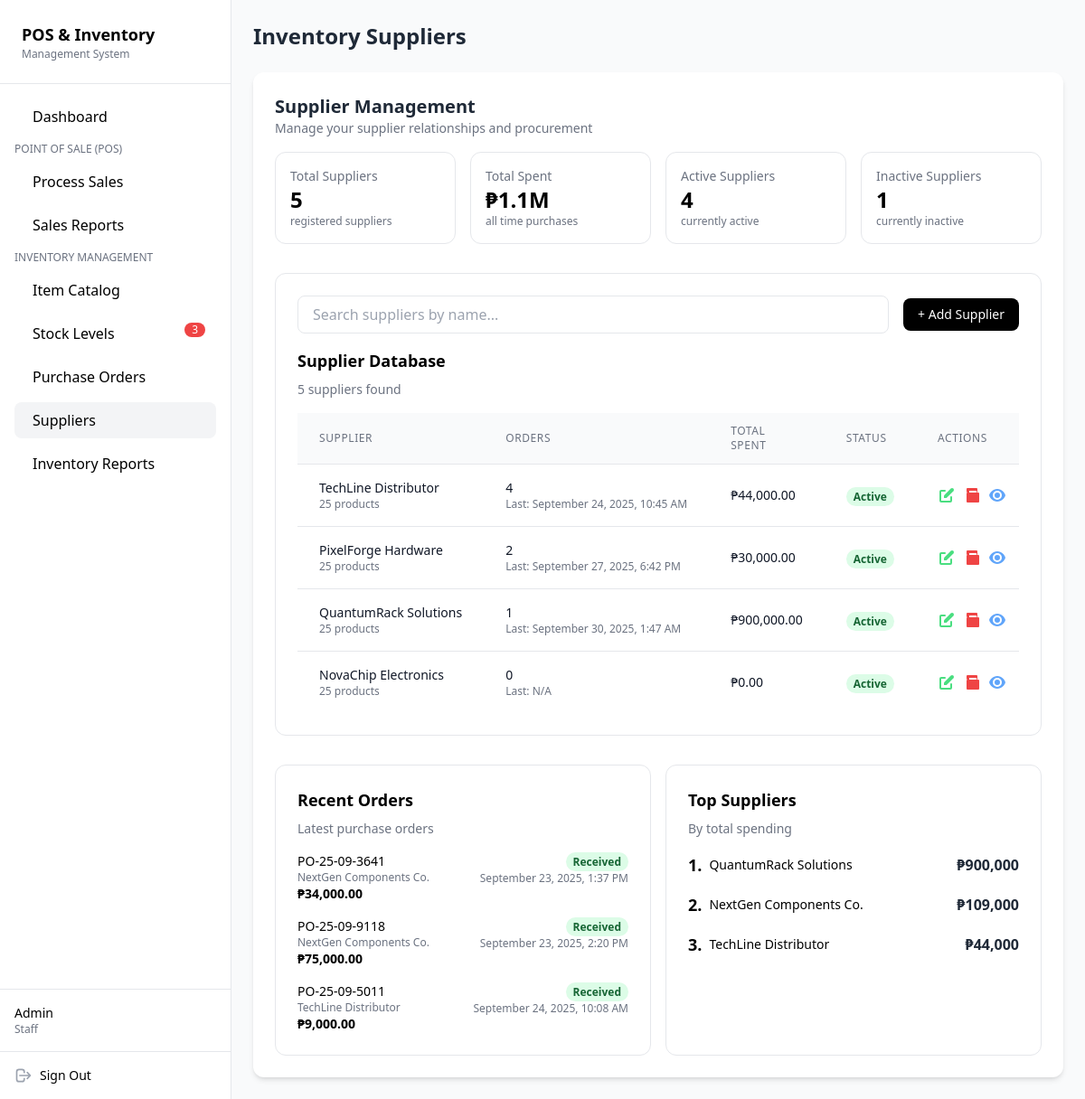
/suppliers.php (signed in), run on the app's committed database.
### tables this page shows
CREATE TABLE `suppliers` (
  `supplier_id` int(11) NOT NULL,
  `supplier_name` varchar(100) NOT NULL,
  `contact_number` varchar(20) DEFAULT NULL,
  `email` varchar(100) DEFAULT NULL,
  `status` tinyint(1) DEFAULT 1
);

CREATE TABLE `purchase_orders` (
  `purchase_order_id` int(11) NOT NULL,
  `po_number` varchar(80) NOT NULL,
  `supplier_id` int(11) NOT NULL,
  `grand_total` decimal(10,2) DEFAULT 0.00,
  `status` enum('Ordered','Received','Cancelled') DEFAULT 'Ordered',
  `date` datetime DEFAULT current_timestamp(),
  `created_by` int(11) NOT NULL,
  `is_active` tinyint(1) NOT NULL DEFAULT 1
);

### database/database.php (called while the page is built, shortened)
<?php
class Database
{
    private $serverName = ("mysql:host=localhost;dbname=computer_store");
    private $userName = ("root");
    private $userPass = ("");
    private $fetchDefault = array(PDO::ATTR_DEFAULT_FETCH_MODE => PDO::FETCH_ASSOC);
    public function conn()
    {
        try {
            $this->conn = new PDO($this->serverName, $this->userName, $this->userPass, $this->fetchDefault);
            return $this->conn;
        } catch (PDOException $e) {
            echo "Error : " . $e->getMessage();
            exit;
        }
    }
    public function select_suppliers()
    {
        $sql = $this->conn()->prepare("
        SELECT
            s.*,
            COUNT(po.purchase_order_id) AS order_count,
            COALESCE(SUM(CASE WHEN po.status = 'Received' THEN po.grand_total ELSE 0 END), 0) AS total_spent,
            MAX(po.date) AS last_order_date
        FROM suppliers s
        LEFT JOIN purchase_orders po ON s.supplier_id = po.supplier_id
        GROUP BY s.supplier_id
    ");
        $sql->execute();
        $suppliers = $sql->fetchAll(PDO::FETCH_ASSOC);
        return $suppliers;
    }
    public function select_purchase_orders()
    {
        $sql = $this->conn()->prepare("
            SELECT
                po.*,
                s.supplier_name
            FROM
                purchase_orders po
            JOIN
                suppliers s ON po.supplier_id = s.supplier_id
        ");
        $sql->execute();
        $purchase_orders = $sql->fetchAll();
        return $purchase_orders;
    }
}
$database = new Database();

### suppliers.php (the view, shortened to what this page needs)
<?php
include "database/database.php";
$database->login_session();
$database->create_supplier();
$database->update_supplier();
$database->archive_supplier();
$suppliers = $database->select_suppliers();
$purchase_orders = $database->select_purchase_orders();
?>
<!DOCTYPE html>
<html lang="en">
<head>
  <script src="https://cdn.tailwindcss.com"></script>
</head>
<body class="bg-gray-50 flex">
  <aside class="sticky top-0 w-64 h-screen bg-white border-r flex flex-col">
    <div class="p-6 border-b">
      <h1 class="text-lg font-bold">POS & Inventory</h1>
      <p class="text-xs text-gray-500">Management System</p>
    </div>
    <nav class="flex-1 p-4 space-y-2">
      <a href="dashboard.php" class="flex items-center px-3 py-2 rounded-lg hover:bg-gray-100">
        <span class="ml-2">Dashboard</span>
      </a>
      <p class="text-xs uppercase text-gray-500 mt-4 mb-2">Point of Sale (POS)</p>
      <a href="process_sales.php" class="flex items-center px-3 py-2 rounded-lg hover:bg-gray-100">
        <span class="ml-2">Process Sales</span>
      </a>
      <a href="sales_report.php" class="flex items-center px-3 py-2 rounded-lg hover:bg-gray-100">
        <span class="ml-2">Sales Reports</span>
      </a>
      <p class="text-xs uppercase text-gray-500 mt-4 mb-2">Inventory Management</p>
      <a href="item_catalog.php" class="flex items-center px-3 py-2 rounded-lg hover:bg-gray-100">
        <span class="ml-2">Item Catalog</span>
      </a>
      <a href="stock_levels.php" class="flex items-center px-3 py-2 rounded-lg hover:bg-gray-100 relative">
        <span class="ml-2">Stock Levels</span>
        <span class="absolute right-3 top-2 text-xs bg-red-500 text-white rounded-full px-2">3</span>
      </a>
      <a href="purchase_orders.php" class="flex items-center px-3 py-2 rounded-lg hover:bg-gray-100">
        <span class="ml-2">Purchase Orders</span>
      </a>
      <a href="suppliers.php" class="flex items-center px-3 py-2 rounded-lg bg-gray-100 font-medium">
        <span class="ml-2">Suppliers</span>
      </a>
      <a href="inventory_reports.php" class="flex items-center px-3 py-2 rounded-lg hover:bg-gray-100">
        <span class="ml-2">Inventory Reports</span>
      </a>
    </nav>
    <div class="p-4 border-t">
      <?php
      $role = ucfirst($_SESSION['user-role']);
      $username = $_SESSION['login-success'];
      echo "
        <p class='text-sm font-medium'>{$username}</p>
        <p class='text-xs text-gray-500'>{$role}</p>
      ";
      ?>
    </div>
    <div class="p-4 border-t flex items-center justify-between">
      <div class="flex items-center space-x-2">
        <svg xmlns="http://www.w3.org/2000/svg" class="h-5 w-5 text-gray-400" fill="none" viewBox="0 0 24 24"
          stroke="currentColor">
          <path stroke-linecap="round" stroke-linejoin="round" stroke-width="2"
            d="M17 16l4-4m0 0l-4-4m4 4H7m6 4v1a3 3 0 01-3 3H6a3 3 0 01-3-3V7a3 3 0 013-3h4a3 3 0 013 3v1" />
        </svg>
        <a href="logout.php" class="text-sm font-medium">Sign Out</a>
      </div>
    </div>
  </aside>
  <main class="flex-1 p-6">
    <header class="mb-6">
      <h2 class="text-2xl font-bold text-gray-800">Inventory Suppliers</h2>
    </header>
    <section class="bg-white rounded-xl shadow-md p-6">
      <div class="flex items-center justify-between mb-4">
        <div>
          <h3 class="text-xl font-bold text-gray-800">Supplier Management</h3>
          <p class="text-sm text-gray-500">Manage your supplier relationships and procurement</p>
        </div>
      </div>
      <div class="grid grid-cols-1 sm:grid-cols-2 lg:grid-cols-4 gap-4 mb-8">
        <div class="bg-white border rounded-xl p-4 flex items-center justify-between">
          <div>
            <p class="text-sm text-gray-500">Total Suppliers</p>
            <h4 class="text-2xl font-bold"><?php echo count($suppliers) ?></h4>
            <p class="text-xs text-gray-500">registered suppliers</p>
          </div>
        </div>
        <div class="bg-white border rounded-xl p-4 flex items-center justify-between">
          <div>
            <?php
            $grandTotal = array_sum(array_column($suppliers, 'total_spent'));
            ?>
            <?php
            function formatCompactCurrency($number)
            {
              if ($number >= 1_000_000_000) {
                return '₱' . round($number / 1_000_000_000, 1) . 'B';
              } elseif ($number >= 1_000_000) {
                return '₱' . round($number / 1_000_000, 1) . 'M';
              } elseif ($number >= 1_000) {
                return '₱' . round($number / 1_000, 1) . 'k';
              } else {
                return '₱' . number_format($number, 0);
              }
            }
            ?>
            <p class="text-sm text-gray-500">Total Spent</p>
            <h4 class="text-2xl font-bold"><?= formatCompactCurrency($grandTotal) ?></h4>
            <p class="text-xs text-gray-500">all time purchases</p>
          </div>
        </div>
        <div class="bg-white border rounded-xl p-4 flex items-center justify-between">
          <div>
            <?php
            $active_count = count(array_filter($suppliers, fn($sp) => $sp['status'] == 1));
            $inactive_count = count(array_filter($suppliers, fn($sp) => $sp['status'] == 0));
            ?>
            <p class="text-sm text-gray-500">Active Suppliers</p>
            <h4 class="text-2xl font-bold"><?= $active_count; ?></h4>
            <p class="text-xs text-gray-500">currently active</p>
          </div>
        </div>
        <div class="bg-white border rounded-xl p-4 flex items-center justify-between">
          <div>
            <p class="text-sm text-gray-500">Inactive Suppliers</p>
            <h4 class="text-2xl font-bold"><?= $inactive_count ?></h4>
            <p class="text-xs text-gray-500">currently inactive</p>
          </div>
        </div>
      </div>
      <div class="grid grid-cols-1 gap-4">
        <div class="bg-white border rounded-xl p-6">
          <div class="flex items-center justify-between mb-4">
            <div class="flex items-center space-x-4 flex-grow">
              <input type="text" id="searchInput" placeholder="Search suppliers by name..."
                class="flex-1 px-4 py-2 border rounded-lg focus:outline-none">
            </div>
            <button id="openAddSupplierModal"
              class="px-4 py-2 text-sm bg-black text-white rounded-lg hover:bg-gray-800 ml-4">
              + Add Supplier
            </button>
          </div>
          <h4 class="text-lg font-semibold mb-2">Supplier Database</h4>
          <p class="text-sm text-gray-500 mb-4"><?= count($suppliers) ?> suppliers found</p>
          <div class="overflow-x-auto">
            <table class="min-w-full divide-y divide-gray-200">
              <thead class="bg-gray-50">
                <tr>
                  <th scope="col"
                    class="px-6 py-3 text-left text-xs font-medium text-gray-500 uppercase tracking-wider">Supplier</th>
                  <th scope="col"
                    class="px-6 py-3 text-left text-xs font-medium text-gray-500 uppercase tracking-wider">Orders</th>
                  <th scope="col"
                    class="px-6 py-3 text-left text-xs font-medium text-gray-500 uppercase tracking-wider">Total Spent
                  </th>
                  <th scope="col"
                    class="px-6 py-3 text-left text-xs font-medium text-gray-500 uppercase tracking-wider">Status</th>
                  <th scope="col"
                    class="px-6 py-3 text-left text-xs font-medium text-gray-500 uppercase tracking-wider">Actions</th>
                </tr>
              </thead>
              <tbody class="bg-white divide-y divide-gray-200">
                <?php foreach ($suppliers as $sp): ?>
                <?php if($sp['status'] === 0) continue; ?>
                  <tr>
                    <td class="px-6 py-4 whitespace-nowrap">
                      <p class="text-sm font-medium text-gray-900"><?= $sp['supplier_name']; ?></p>
                      <p class="text-xs text-gray-500">25 products</p>
                    </td>
                    <td class="px-6 py-4 whitespace-nowrap text-sm text-gray-500">
                      <p class="text-gray-900 font-medium"><?= $sp['order_count'] ?></p>
                      <p class="text-xs">
                        Last:
                        <?= $sp['last_order_date'] ? date('F j, Y, g:i A', strtotime($sp['last_order_date'])) : 'N/A' ?>
                      </p>
                    </td>
                    <td class="px-6 py-4 whitespace-nowrap text-sm text-gray-500">
                      <p class="text-gray-900 font-medium">₱<?= number_format($sp['total_spent'], 2) ?></p>
                    </td>
                    <?php if ($sp['status'] == 1): ?>
                      <td class="px-6 py-4 whitespace-nowrap">
                        <span class="status-label bg-green-100 text-green-800">Active</span>
                      </td>
                    <?php elseif ($sp['status'] == 0): ?>
                      <td class="px-6 py-4 whitespace-nowrap">
                        <span class="status-label bg-red-100 text-red-800">Inactive</span>
                      </td>
                    <?php else: ?>
                      <td class="px-6 py-4 whitespace-nowrap">
                        <span class="status-label bg-red-100 text-red-800">Error</span>
                      </td>
                    <?php endif; ?>
                    <td class="px-6 py-4 whitespace-nowrap text-sm font-medium">
                      <div class="flex space-x-2">
                        <button class="text-green-400 hover:text-green-600 openEditSupplierModal"
                          data-id="<?= $sp['supplier_id'] ?>" data-name="<?= htmlspecialchars($sp['supplier_name']) ?>"
                          data-contact="<?= htmlspecialchars($sp['contact_number']) ?>"
                          data-email="<?= htmlspecialchars($sp['email']) ?>" data-status="<?= $sp['status'] ?>">
                        </button>
                        <button class="text-red-500 hover:text-red-700 openArchiveSupplierModal"
                          data-id="<?= $sp['supplier_id'] ?>" data-name="<?= htmlspecialchars($sp['supplier_name']) ?>"
                          title="Archive Supplier">
                          <svg xmlns="http://www.w3.org/2000/svg" class="h-5 w-5" viewBox="0 0 20 20" fill="currentColor">
                            <path fill-rule="evenodd"
                              d="M4 3a1 1 0 011-1h10a1 1 0 011 1v3a1 1 0 01-1 1H5a1 1 0 01-1-1V3zm3 4h10a1 1 0 011 1v9a1 1 0 01-1 1H5a1 1 0 01-1-1V8a1 1 0 011-1h10V5H7v3z"
                              clip-rule="evenodd" />
                          </svg>
                        </button>
                        <button class="text-blue-400 hover:text-blue-600 openViewSupplierModal"
                          data-id="<?= $sp['supplier_id'] ?>" data-name="<?= htmlspecialchars($sp['supplier_name']) ?>"
                          data-contact="<?= htmlspecialchars($sp['contact_number']) ?>"
                          data-email="<?= htmlspecialchars($sp['email']) ?>" data-status="<?= $sp['status'] ?>">
                          <svg xmlns="http://www.w3.org/2000/svg" class="h-5 w-5" viewBox="0 0 20 20" fill="currentColor">
                            <path
                              d="M10 3C5 3 1.73 7.11 1.05 10c.68 2.89 3.95 7 8.95 7s8.27-4.11 8.95-7c-.68-2.89-3.95-7-8.95-7zM10 15a5 5 0 110-10 5 5 0 010 10zm0-2a3 3 0 100-6 3 3 0 000 6z" />
                          </svg>
                        </button>
                      </div>
                    </td>
                  </tr>
                <?php endforeach; ?>
              </tbody>
            </table>
          </div>
        </div>
        <div class="grid grid-cols-1 md:grid-cols-2 gap-4 mt-4">
          <?php
          $recentOrders = array_filter($purchase_orders, function ($po) {
            return in_array($po['status'], ['Received', 'Ordered']);
          });
          $recentOrders = array_slice($recentOrders, 0, 3);
          ?>
          <div class="bg-white border rounded-xl p-6">
            <h4 class="text-lg font-semibold mb-2">Recent Orders</h4>
            <p class="text-sm text-gray-500 mb-4">Latest purchase orders</p>
            <ul class="space-y-4 text-sm">
              <?php foreach ($recentOrders as $po): ?>
                <li class="flex justify-between items-start">
                  <div>
                    <p class="font-medium"><?= htmlspecialchars($po['po_number']); ?></p>
                    <p class="text-xs text-gray-500"><?= htmlspecialchars($po['supplier_name']); ?></p>
                    <p class="font-bold">₱<?= number_format($po['grand_total'], 2); ?></p>
                  </div>
                  <div class="text-right">
                    <?php if ($po['status'] === 'Received'): ?>
                      <span class="status-label bg-green-100 text-green-800"><?= $po['status']; ?></span>
                    <?php elseif ($po['status'] === 'Ordered'): ?>
                      <span class="status-label bg-blue-100 text-blue-800"><?= $po['status']; ?></span>
                    <?php endif; ?>
                    <p class="text-xs text-gray-500"><?= date('F j, Y, g:i A', strtotime($po['date'])); ?></p>
                  </div>
                </li>
              <?php endforeach; ?>
            </ul>
          </div>
          <?php
          usort($suppliers, function ($a, $b) {
            return $b['total_spent'] <=> $a['total_spent'];
          });
          ?>
          <div class="bg-white border rounded-xl p-6">
            <h4 class="text-lg font-semibold mb-2">Top Suppliers</h4>
            <p class="text-sm text-gray-500 mb-4">By total spending</p>
            <ul class="space-y-4">
              <?php foreach ($suppliers as $index => $sp): ?>
                <?php if ($index >= 3)
                  break; ?>
                <li class="flex justify-between items-center">
                  <div class="flex items-center space-x-2">
                    <span class="text-lg font-bold"><?= $index + 1; ?>.</span>
                    <p class="text-sm font-medium"><?= htmlspecialchars($sp['supplier_name']); ?></p>
                  </div>
                  <span class="font-bold text-gray-800">₱<?= number_format($sp['total_spent']); ?></span>
                </li>
              <?php endforeach; ?>
            </ul>
          </div>
        </div>
    </section>
  </main>
</body>
</html>

### data on the page
suppliers: status "1", supplier_name "TechLine Distributor", order_count "4", last_order_date "September 24, 2025, 10:45 AM", total_spent "44,000.00", shows "Active", total_spent "44,000"
suppliers: supplier_name "PixelForge Hardware", order_count "2", last_order_date "September 27, 2025, 6:42 PM", total_spent "30,000.00", status "Active"
suppliers: supplier_name "QuantumRack Solutions", order_count "1", last_order_date "September 30, 2025, 1:47 AM", total_spent "900,000.00", status "Active", total_spent "900,000"
suppliers: supplier_name "NovaChip Electronics", order_count "0", shows "N/A", total_spent "0.00", status "Active"
purchase_orders: po_number "PO-25-09-3641", supplier.supplier_name "NextGen Components Co.", grand_total "34,000.00", status "Received", date "September 23, 2025, 1:37 PM"
purchase_orders: po_number "PO-25-09-9118", supplier.supplier_name "NextGen Components Co.", grand_total "75,000.00", status "Received", date "September 23, 2025, 2:20 PM"
purchase_orders: po_number "PO-25-09-5011", supplier.supplier_name "TechLine Distributor", grand_total "9,000.00", status "Received", date "September 24, 2025, 10:08 AM"
suppliers: supplier_name "NextGen Components Co.", total_spent "109,000"

### other printed values
$username "Admin"
$role "Staff"
count($suppliers) "5"
formatCompactCurrency($grandTotal) "₱1.1M"
$active_count "4"
